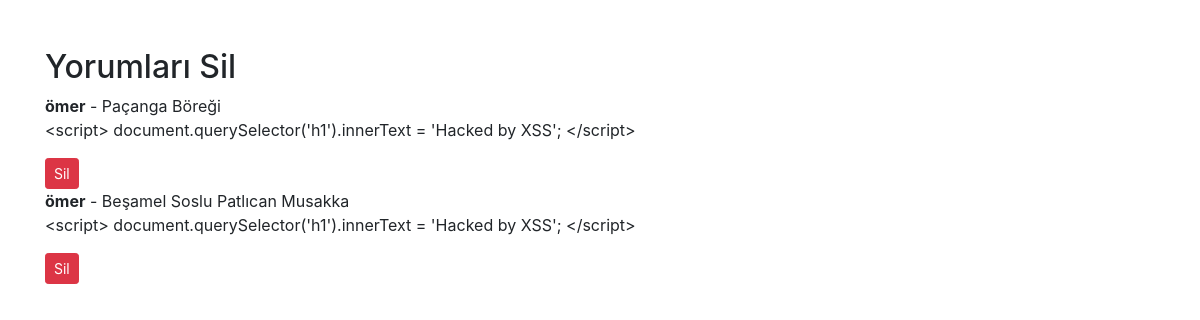
/yorum_sil.php (signed in), run on the app's committed database.
### tables this page shows
CREATE TABLE comments (
        id INTEGER PRIMARY KEY AUTOINCREMENT,
        user_id INTEGER NOT NULL,
        recipe_id INTEGER NOT NULL,
        comment TEXT NOT NULL,
        created_at TIMESTAMP DEFAULT CURRENT_TIMESTAMP,
        FOREIGN KEY (user_id) REFERENCES users(id),
        FOREIGN KEY (recipe_id) REFERENCES recipes(id)
    );

CREATE TABLE users (
        id INTEGER PRIMARY KEY AUTOINCREMENT,
        username TEXT NOT NULL UNIQUE,
        password TEXT NOT NULL,
        role TEXT NOT NULL,
        firstname TEXT,
        lastname TEXT,
        linkedin TEXT,
        github TEXT,
        profile_pic TEXT
    );

CREATE TABLE recipes (
        id INTEGER PRIMARY KEY AUTOINCREMENT,
        title TEXT NOT NULL,
        description TEXT NOT NULL,
        category TEXT NOT NULL,
        is_private INTEGER NOT NULL DEFAULT 0,
        created_by INTEGER,
        image TEXT,
        FOREIGN KEY (created_by) REFERENCES users(id)
    );

### yorum_sil.php (the view, shortened to what this page needs)
<?php
require_once 'db.php';
$comments_query = "SELECT c.id, c.comment, u.username, r.title FROM comments c JOIN users u ON c.user_id = u.id JOIN recipes r ON c.recipe_id = r.id ORDER BY c.created_at DESC";
$comments_result = $conn->query($comments_query);
?>
<!DOCTYPE html>
<html lang="tr">
<head>
    <link rel="stylesheet" href="https://stackpath.bootstrapcdn.com/bootstrap/4.3.1/css/bootstrap.min.css">
</head>
<body>
    <div class="container mt-5">
        <h2>Yorumları Sil</h2>
        <div class="comments-section">
            <?php
            if ($comments_result->numColumns() > 0) {
                while ($comment = $comments_result->fetchArray(SQLITE3_ASSOC)) {
                    echo "<div class='comment'>";
                    echo "<div class='comment-header'>";
                    echo "<strong>" . htmlspecialchars($comment['username']) . "</strong> - <span>" . htmlspecialchars($comment['title']) . "</span>";
                    echo "</div>";
                    echo "<p>" . htmlspecialchars($comment['comment']) . "</p>";
                    echo "<div class='comment-actions'>";
                    echo "<form action='yorum_sil.php' method='post'>";
                    echo "<button type='submit' name='delete_comment' class='btn btn-danger btn-sm'>Sil</button>";
                    echo "</form>";
                    echo "</div>";
                    echo "</div>";
                }
            } else {
                echo "<p>Henüz yorum bulunmamaktadır.</p>";
            }
            ?>
        </div>
    </div>
</body>
</html>

### data on the page
comments: user.username "ömer", recipe.title "Paçanga Böreği", comment "<script> document.querySelector('h1').innerText = 'Hacked by XSS'; </script>"
comments: user.username "ömer", recipe.title "Beşamel Soslu Patlıcan Musakka", comment "<script> document.querySelector('h1').innerText = 'Hacked by XSS'; </script>"
